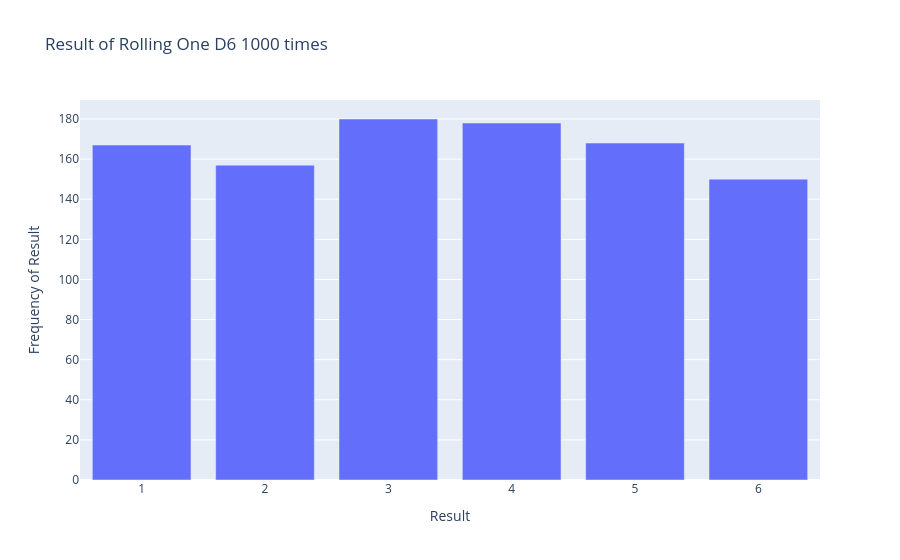

The notebook cell this image was saved under:
### Code cell
import plotly.express as px
fig = px.bar(x=poss_results, 
             y=frequencys,
             title="Result of Rolling One D6 1000 times",
             labels={'x':'Result', 'y':'Frequency of Result'}
             )
fig.show()

### Figure 1 — Plotly figure (JSON) as saved in the notebook; plotly's stock layout.template omitted (floating-point values rounded to 4 significant figures)
{"data": [{"hovertemplate": "Result=%{x}<br>Frequency of Result=%{y}<extra></extra>", "legendgroup": "", "marker": {"color": "#636efa", "pattern": {"shape": ""}}, "name": "", "orientation": "v", "showlegend": false, "textposition": "auto", "type": "bar", "x": [1, 2, 3, 4, 5, 6], "xaxis": "x", "y": [167, 157, 180, 178, 168, 150], "yaxis": "y"}], "layout": {"barmode": "relative", "legend": {"tracegroupgap": 0}, "title": {"text": "Result of Rolling One D6 1000 times"}, "xaxis": {"anchor": "y", "domain": [0, 1], "title": {"text": "Result"}}, "yaxis": {"anchor": "x", "domain": [0, 1], "title": {"text": "Frequency of Result"}}}}
